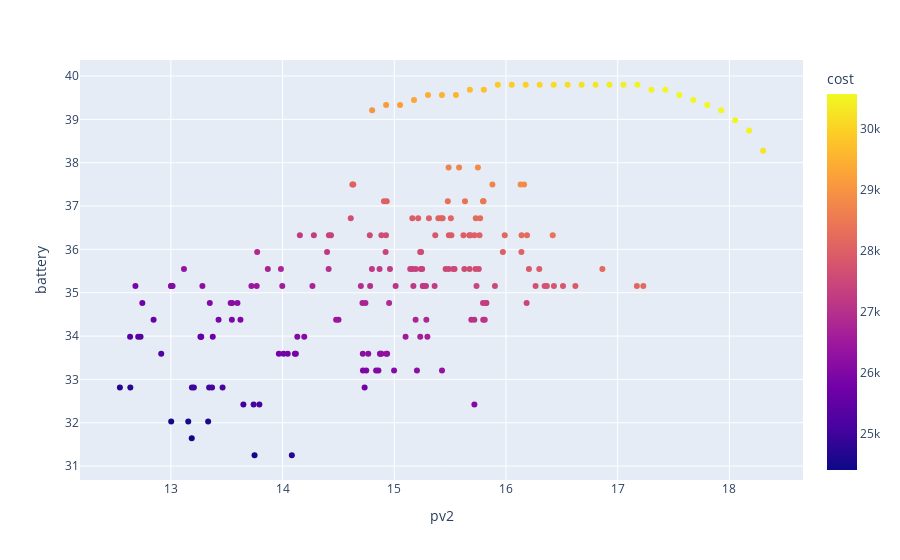

Here is the notebook cell this chart was saved with:
### Code cell
calc_cheby_1(full_df[full_df['type'] == 2], cols=['pv2', 'battery'], epsilon=0.19, pv_max=[50])

### Figure 1 — Plotly figure (JSON) as saved in the notebook; plotly's stock layout.template omitted (floating-point values rounded to 4 significant figures; data arrays with more than 128 entries replaced by an {"elided": "..."} marker saying what was removed)
{"data": [{"hovertemplate": "pv2=%{x}<br>battery=%{y}<br>cost=%{marker.color}<extra></extra>", "legendgroup": "", "marker": {"color": {"elided": "174 float values"}, "coloraxis": "coloraxis", "symbol": "circle"}, "mode": "markers", "name": "", "orientation": "v", "showlegend": false, "type": "scatter", "x": {"elided": "174 float values"}, "xaxis": "x", "y": {"elided": "174 float values"}, "yaxis": "y"}, {"hovertemplate": "0=%{x}<br>1=%{y}<br>2=%{marker.color}<extra></extra>", "legendgroup": "", "marker": {"color": [29010.0, 29130.0, 29190.0, 29310.0, 29430.0, 29500.0, 29560.0, 29680.0, 29740.0, 29860.0, 29930.0, 29990.0, 30050.0, 30110.0, 30180.0, 30240.0, 30300.0, 30360.0, 30430.0, 30490.0, 30490.0, 30550.0, 30560.0, 30560.0, 30570.0, 30570.0, 30520.0, 30460.0, 30290.0], "coloraxis": "coloraxis", "symbol": "circle"}, "mode": "markers", "name": "", "orientation": "v", "showlegend": false, "type": "scatter", "x": [14.8, 14.93, 15.05, 15.18, 15.3, 15.43, 15.55, 15.68, 15.8, 15.93, 16.05, 16.18, 16.3, 16.43, 16.55, 16.68, 16.8, 16.93, 17.05, 17.18, 17.3, 17.43, 17.55, 17.68, 17.8, 17.93, 18.05, 18.18, 18.3], "xaxis": "x", "y": [39.21, 39.33, 39.33, 39.45, 39.57, 39.57, 39.57, 39.68, 39.68, 39.8, 39.8, 39.8, 39.8, 39.8, 39.8, 39.8, 39.8, 39.8, 39.8, 39.8, 39.68, 39.68, 39.57, 39.45, 39.33, 39.21, 38.98, 38.74, 38.28], "yaxis": "y"}], "layout": {"coloraxis": {"colorbar": {"title": {"text": "cost"}}, "colorscale": [[0, "#0d0887"], [0.1111, "#46039f"], [0.2222, "#7201a8"], [0.3333, "#9c179e"], [0.4444, "#bd3786"], [0.5556, "#d8576b"], [0.6667, "#ed7953"], [0.7778, "#fb9f3a"], [0.8889, "#fdca26"], [1, "#f0f921"]]}, "legend": {"tracegroupgap": 0}, "margin": {"t": 60}, "xaxis": {"anchor": "y", "domain": [0, 1], "title": {"text": "pv2"}}, "yaxis": {"anchor": "x", "domain": [0, 1], "title": {"text": "battery"}}}}
